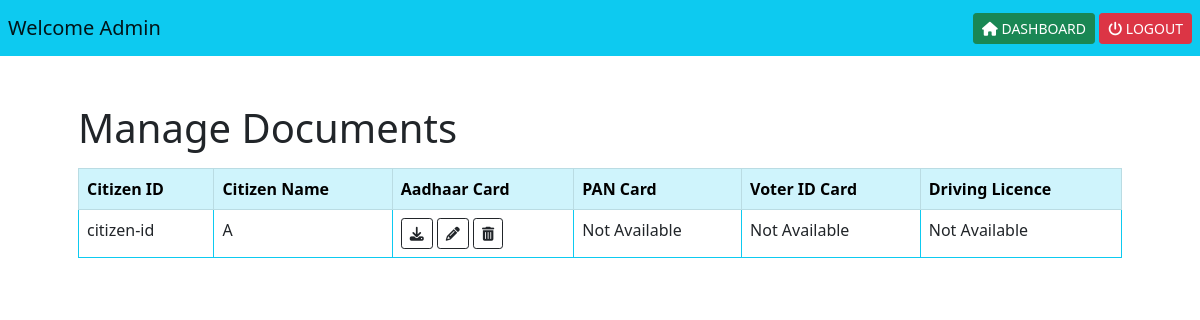
Page /admin/manage-doc on the earlier database version.
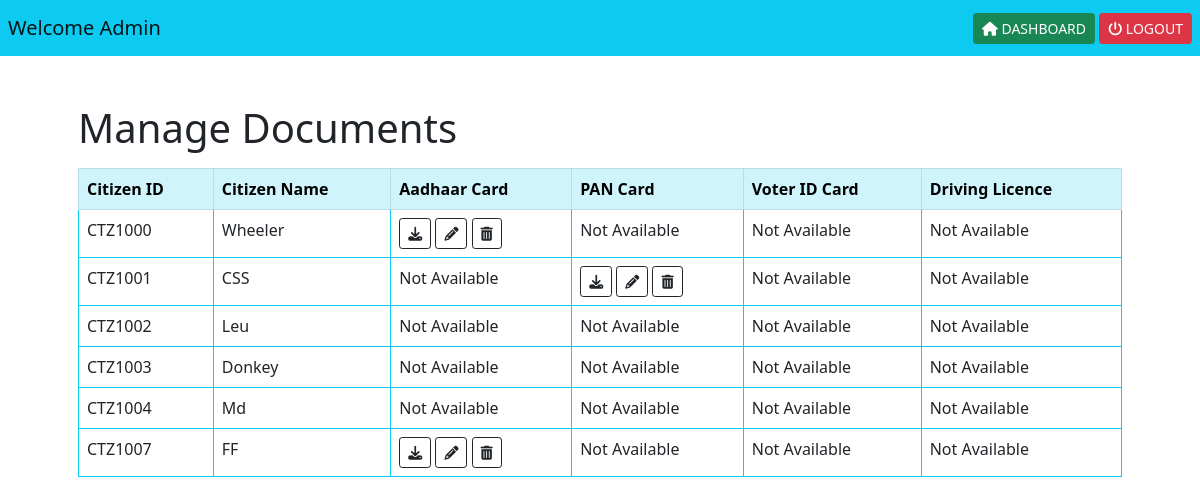
Same page on the later database version.
### tables this page shows
CREATE TABLE citizen (citizen_id TEXT (10) PRIMARY KEY UNIQUE NOT NULL, name TEXT (30) NOT NULL, email TEXT (30) NOT NULL, contact TEXT (10) NOT NULL, address TEXT (100) NOT NULL, dob DATE NOT NULL, gender TEXT (20) NOT NULL, image BLOB, aadhaar_id BLOB, pan_id BLOB, voter_id BLOB, driving_id BLOB, password TEXT (30), aadhaar_key TEXT (20), pan_key TEXT (20), voter_key TEXT (20), driving_key TEXT (20));

### app.py (the view)
@app.route('/admin/manage-doc')
def manageDoc():
    doc_list = getDocDetails()
    return render_template("admin-manage-doc.html", doc_list=doc_list)

### Python/admin_manageDoc.py (called while the page is built)
def getDocDetails():
    try:
        conn = sql.connect("database/pocket-certificate-db.db")
        print("Conection made with the database")
        conn.row_factory = sql.Row
        curr = conn.cursor()
        print("Cursor created")
        query = "SELECT citizen_id,name,aadhaar_id,pan_id,voter_id,driving_id FROM citizen"
        curr.execute(query)
        row = curr.fetchall()
        return row
    except Exception as e:
        print("ERROR : ",e)
        return "Error in fetching citizen details"
    finally:
        curr.close()
        conn.close()

### templates/admin-manage-doc.html (shortened to what this page needs)
{% extends "layout.html" %}  {% block content %}
<nav class="navbar navbar-light bg-info p-2">
  <a href="#" class="navbar-brand">Welcome Admin</a>
  <div class="float-end">
    <a href="/admin/dashboard" class="btn btn-sm btn-success" role="button"
      ><i class="fas fa-home"></i> DASHBOARD</a
    >
    <a href="#" class="btn btn-sm btn-danger" role="button"
      ><i class="fas fa-power-off"></i> LOGOUT</a
    >
  </div>
</nav>
<div class="container p-5">
  <h1 class="pb-2">Manage Documents</h1>
  <table class="table table-hover table-bordered border-info">
    <thead class="table-info">
      <tr>
        <td><strong>Citizen ID</strong></td>
        <td><strong>Citizen Name</strong></td>
        <td><strong>Aadhaar Card</strong></td>
        <td><strong>PAN Card</strong></td>
        <td><strong>Voter ID Card</strong></td>
        <td><strong>Driving Licence</strong></td>
      </tr>
    </thead>
    <tbody>
      {% for doc in doc_list %}
      <tr>
        <td>{{ doc["citizen_id"] }}</td>
        <td>{{ doc["name"] }}</td>
        <td>
          {% if doc["aadhaar_id"]==None %} Not Available {% else %}
          <a href="/downloads/aadhaar_id/{{doc['citizen_id']}}" class="btn btn-sm btn-outline-dark"
            ><i class="fas fa-download"></i
          ></a>
          <a href="#" class="btn btn-sm btn-outline-dark"
            ><i class="fas fa-pencil-alt"></i
          ></a>
          <a href="#" class="btn btn-sm btn-outline-dark"
            ><i class="fas fa-trash-alt"></i
          ></a>
          {% endif %}
        </td>
        <td>
          {% if doc["pan_id"]==None %} Not Available {% else %}
          <a href="/downloads/pan_id/{{doc['citizen_id']}}" class="btn btn-sm btn-outline-dark"
            ><i class="fas fa-download"></i
          ></a>
          <a href="#" class="btn btn-sm btn-outline-dark"
            ><i class="fas fa-pencil-alt"></i
          ></a>
          <a href="#" class="btn btn-sm btn-outline-dark"
            ><i class="fas fa-trash-alt"></i
          ></a>
          {% endif %}
        </td>
        <td>
          {% if doc["voter_id"]==None %} Not Available {% endif %}
        </td>
        <td>
          {% if doc["driving_id"]==None %} Not Available {% endif %}
        </td>
      </tr>
      {% endfor %}
    </tbody>
  </table>
</div>
{% endblock %}

Differences in the rows shown:
removed citizen: citizen_id "citizen-id", name "A", shows "Not Available"
added citizen: citizen_id "CTZ1000", name "Wheeler", shows "Not Available"
added citizen: citizen_id "CTZ1001", name "CSS", shows "Not Available"
added citizen: citizen_id "CTZ1002", name "Leu", shows "Not Available"
added citizen: citizen_id "CTZ1003", name "Donkey", shows "Not Available"
added citizen: citizen_id "CTZ1004", name "Md", shows "Not Available"
added citizen: citizen_id "CTZ1007", name "FF", shows "Not Available"
